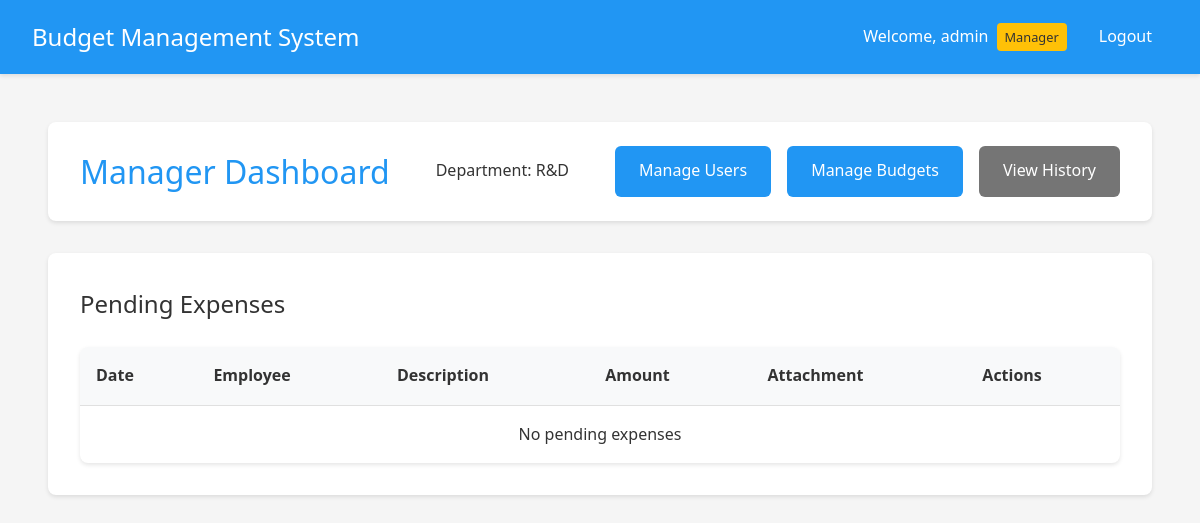
Page /manager/dashboard (signed in) on the earlier database version.
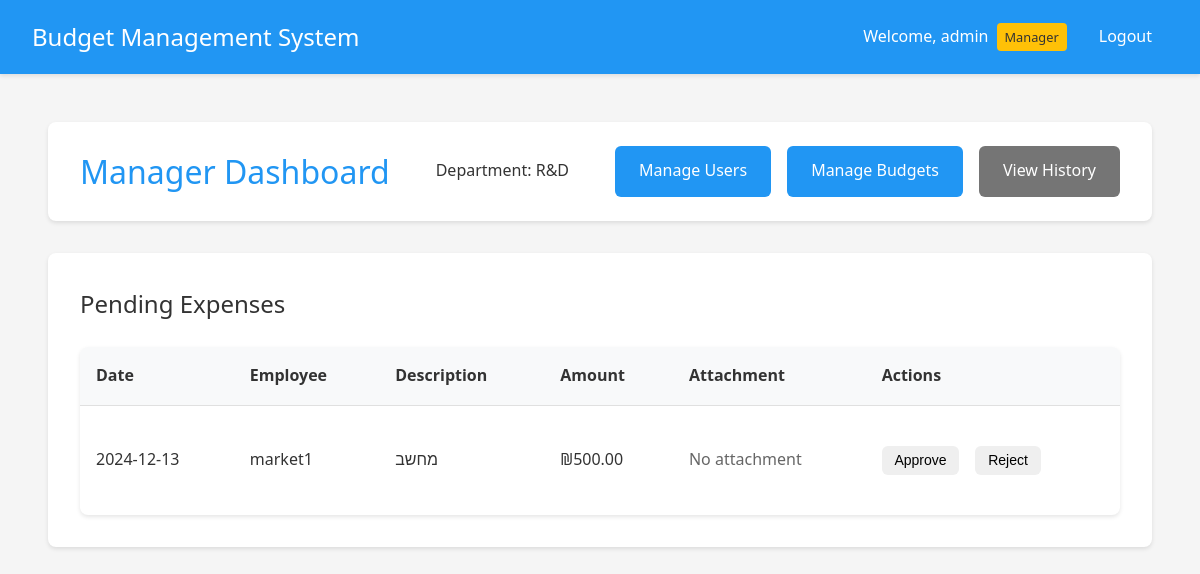
Same page on the later database version.
### app.py (models this page shows, shortened)
class Expense(db.Model):
    __tablename__ = 'expense'
    id = db.Column(db.Integer, primary_key=True)
    amount = db.Column(db.Float, nullable=False)
    description = db.Column(db.String(200))
    date = db.Column(db.DateTime, nullable=False, default=datetime.utcnow)
    status = db.Column(db.String(20), default='pending')
    user_id = db.Column(db.Integer, db.ForeignKey('user.id'), nullable=False)
    subcategory_id = db.Column(db.Integer, db.ForeignKey('subcategory.id'), nullable=False)
    attachment_filename = db.Column(db.String(255))
    manager_id = db.Column(db.Integer, db.ForeignKey('user.id'), nullable=True)
    handled_at = db.Column(db.DateTime, nullable=True)

class User(UserMixin, db.Model):
    __tablename__ = 'user'
    id = db.Column(db.Integer, primary_key=True)
    username = db.Column(db.String(80), unique=True, nullable=False)
    password = db.Column(db.String(120), nullable=False)
    is_manager = db.Column(db.Boolean, default=False)
    is_admin = db.Column(db.Boolean, default=False)
    department_id = db.Column(db.Integer, db.ForeignKey('department.id'))
    status = db.Column(db.String(20), default='active')  # active, inactive, pending
    submitted_expenses = db.relationship('Expense',
                                       primaryjoin='User.id==Expense.user_id',
                                       backref='submitter',
                                       lazy=True)
    handled_expenses = db.relationship('Expense',
                                     primaryjoin='User.id==Expense.manager_id',
                                     backref='handler',
                                     lazy=True)

### app.py (the view)
@app.route('/manager/dashboard')
@login_required
def manager_dashboard():
    if not current_user.is_manager:
        return redirect(url_for('employee_dashboard'))
    if current_user.username == 'admin':
        pending_expenses = Expense.query.join(User, Expense.user_id == User.id)\
            .filter(Expense.status == 'pending').all()
    else:
        pending_expenses = Expense.query.join(User, Expense.user_id == User.id)\
            .filter(
                Expense.status == 'pending',
                User.department_id == current_user.department_id
            ).all()
    return render_template('manager_dashboard.html', expenses=pending_expenses)

### app.py (called while the page is built)
@login_manager.user_loader
def load_user(user_id):
    return User.query.get(int(user_id))

### templates/manager_dashboard.html (shortened to what this page needs)
{% extends "base.html" %}
{% block content %}
<div class="container">
    <header class="dashboard-header">
        <h1>Manager Dashboard</h1>
        <div class="user-info">
            <p>Department: {{ current_user.department.name if current_user.department else 'No Department' }}</p>
        </div>
        <div class="header-actions">
            {% if current_user.is_admin %}
            <a href="{{ url_for('manage_users') }}" class="button primary">Manage Users</a>
            {% endif %}
            <a href="{{ url_for('manage_departments') }}" class="button primary">Manage Budgets</a>
            <a href="{{ url_for('expense_history') }}" class="button secondary">View History</a>
        </div>
    </header>
    <div class="card">
        <h2>Pending Expenses</h2>
        <div class="table-responsive">
            <table>
                <thead>
                    <tr>
                        <th>Date</th>
                        <th>Employee</th>
                        <th>Description</th>
                        <th>Amount</th>
                        <th>Attachment</th>
                        <th>Actions</th>
                    </tr>
                </thead>
                <tbody>
                    {% for expense in expenses %}
                    <tr>
                        <td>{{ expense.date.strftime('%Y-%m-%d') }}</td>
                        <td>{{ expense.submitter.username }}</td>
                        <td>{{ expense.description }}</td>
                        <td>₪{{ "%.2f"|format(expense.amount) }}</td>
                        <td>
                            {% if expense.attachment_filename %}
                                <a href="{{ url_for('download_file', filename=expense.attachment_filename) }}"
                                   class="button secondary small">Download</a>
                            {% else %}
                                <span class="text-muted">No attachment</span>
                            {% endif %}
                        </td>
                        <td class="actions">
                            <form action="{{ url_for('handle_expense', expense_id=expense.id, action='approve') }}" method="post" class="inline-form">
                                <button type="submit" class="button success small">Approve</button>
                            </form>
                            <form action="{{ url_for('handle_expense', expense_id=expense.id, action='reject') }}" method="post" class="inline-form">
                                <button type="submit" class="button danger small">Reject</button>
                            </form>
                        </td>
                    </tr>
                    {% endfor %}
                    {% if not expenses %}
                    <tr>
                        <td colspan="6" class="text-center">No pending expenses</td>
                    </tr>
                    {% endif %}
                </tbody>
            </table>
        </div>
    </div>
</div>
{% endblock %}

Differences in the rows shown:
added Expense: date "2024-12-13", submitter.username "market1", description "מחשב", amount "500.00", shows "No attachment"
Other differences:
text no longer shown: "No pending expenses"
